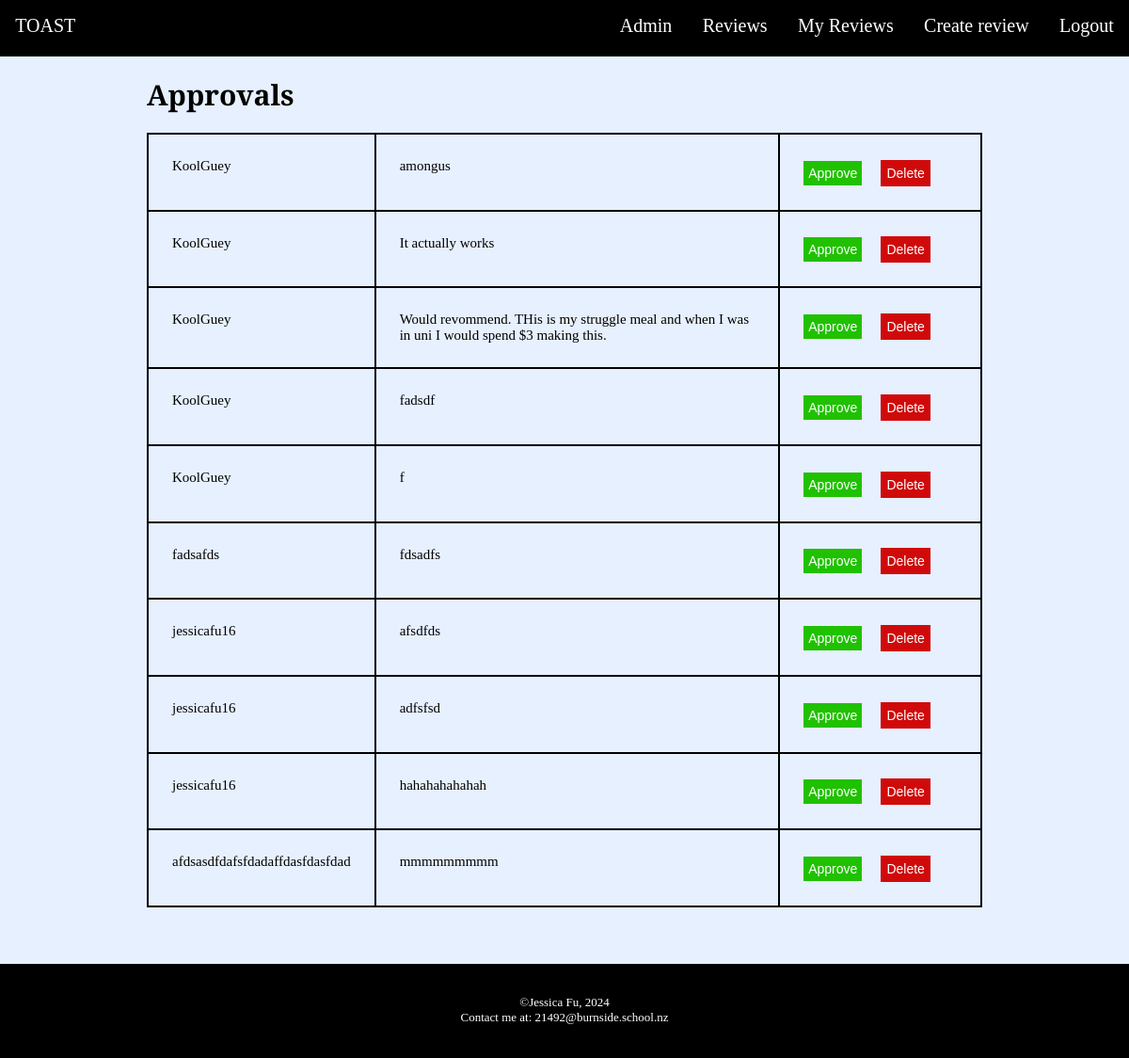
The page /admin (signed in) on the database as committed earlier.
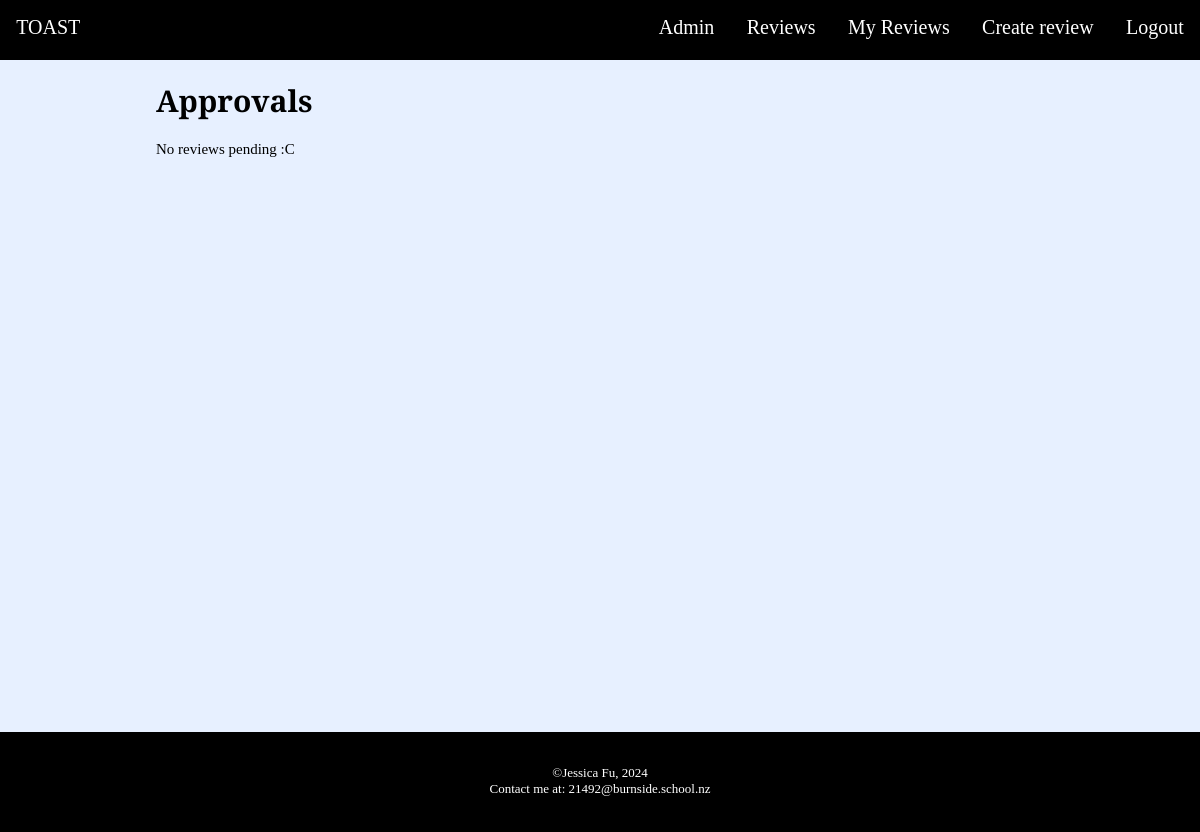
The same page on the database as committed later.
### tables this page shows
CREATE TABLE Reviews (id INTEGER PRIMARY KEY AUTOINCREMENT, user_id INTEGER REFERENCES Users (id), review TEXT NOT NULL, toast_id INTEGER, approval INTEGER);

CREATE TABLE Users (id INTEGER PRIMARY KEY AUTOINCREMENT, username TEXT UNIQUE NOT NULL, password TEXT NOT NULL, admin TEXT NOT NULL);

### routes.py (the view, shortened to what this page needs)
@app.route('/admin', methods=['POST', 'GET'])
def admin():
    if 'admin' in session:
        if session['admin'] == "0":
            return redirect(url_for('show_all_reviews'))
        elif session['admin'] == "1":
            if request.method == 'GET':
                query = "SELECT r.id, u.username, r.review \
                        FROM reviews AS r JOIN users AS u \
                        ON r.user_id = u.id WHERE approval = 0"
                reviews = sql_queries(query, 1)
                return render_template('admin.html', reviews=reviews)
    else:
        return redirect(url_for('signup'))

### routes.py (called while the page is built)
def sql_queries(query, option, data=None):
    connection = sqlite3.connect('toast.db')
    cursor = connection.cursor()
    if data:
        cursor.execute(query, data)
    else:
        cursor.execute(query)
    if option == 0:
        result = cursor.fetchone()
        return result
    elif option == 1:
        result = cursor.fetchall()
        return result
    else:
        connection.commit()
    connection.close()

### templates/admin.html (shortened to what this page needs)
{% extends 'layout.html' %}
{% block main -%}
{% if reviews == [] %}
<div class="adminContainer">
    <h1>Approvals</h1>
    <div>
        No reviews pending :C
    </div>
</div>
{% else %}
<div class="adminContainer">
    <h1>Approvals</h1>
    <div class="adminGroups">
    {% for review in reviews %}
        <div class="adminItems">{{review[1]}}</div>
        <div id="adminReview" class="adminItems">{{review[2]}}</div>
        <form action="/admin" method="post" class="adminItems">
            <input type="submit" name="update_review" value="Approve" id="approveButton"></input>
            <input type="submit" name="delete_review" value="Delete" class="deleteButton">
        </form>
    {%- endfor %}
    </div>
</div>
{% endif %}
{%- endblock %}

Rows that differ between the two databases and show on the page:
removed Reviews: username "KoolGuey", review "amongus"
removed Reviews: username "KoolGuey", review "It actually works"
removed Reviews: username "KoolGuey", review "Would revommend. THis is my struggle meal and when I was in uni I would spend $3 making this."
removed Reviews: username "KoolGuey", review "fadsdf"
removed Reviews: username "KoolGuey", review "f"
removed Reviews: username "fadsafds", review "fdsadfs"
removed Reviews: username "jessicafu16", review "afsdfds"
removed Reviews: username "jessicafu16", review "adfsfsd"
removed Reviews: username "jessicafu16", review "hahahahahahah"
removed Reviews: username "afdsasdfdafsfdadaffdasfdasfdad", review "mmmmmmmmm"
Other text that changed with them:
text now shown: "No reviews pending :C"
